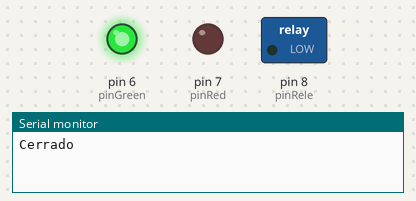
Recording of a sketch running on a simulated Arduino Uno, built with avr-gcc and run on an emulated ATmega328P. On the bench: switched loads named in the sketch (green lamp = pin HIGH), output pins drawn as LEDs (lit = HIGH), the last lines printed to the serial monitor.

Above: at 1.5 s.
At 4.5 s:
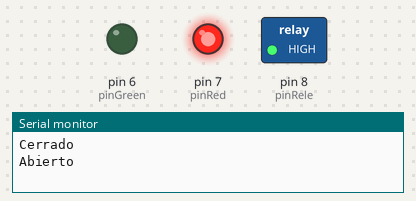
Timing chart, 0 to 7.8 s (numbered marks = the images above):
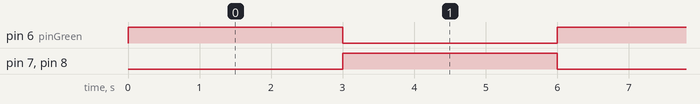

The sketch:

rele_led.ino
```cpp
/*
  Circuito con un módulo Relé
*/

#define pinRele 8
#define pinRed 7
#define pinGreen 6

void setup() {
  Serial.begin(9600);
  pinMode(pinRele, OUTPUT);
  pinMode(pinRed, OUTPUT);
  pinMode(pinGreen, OUTPUT);
  digitalWrite(pinRele, HIGH);
  digitalWrite(pinRed, LOW);
  digitalWrite(pinGreen, LOW);
}

void loop() {
  //Cierra circuito
  digitalWrite(pinRele, LOW);
  digitalWrite(pinRed, LOW);
  digitalWrite(pinGreen, HIGH);
  Serial.println("Cerrado");
  delay(3000);
  //Abre circuito
  digitalWrite(pinRele, HIGH);
  digitalWrite(pinRed, HIGH);
  digitalWrite(pinGreen, LOW);
  Serial.println("Abierto");
  delay(3000);
}
```

Measured:
- by itself, pin 6 (pinGreen), pin 7 (pinRed), pin 8 (pinRele): alternates HIGH for 3.0 s and LOW for 3.0 s
